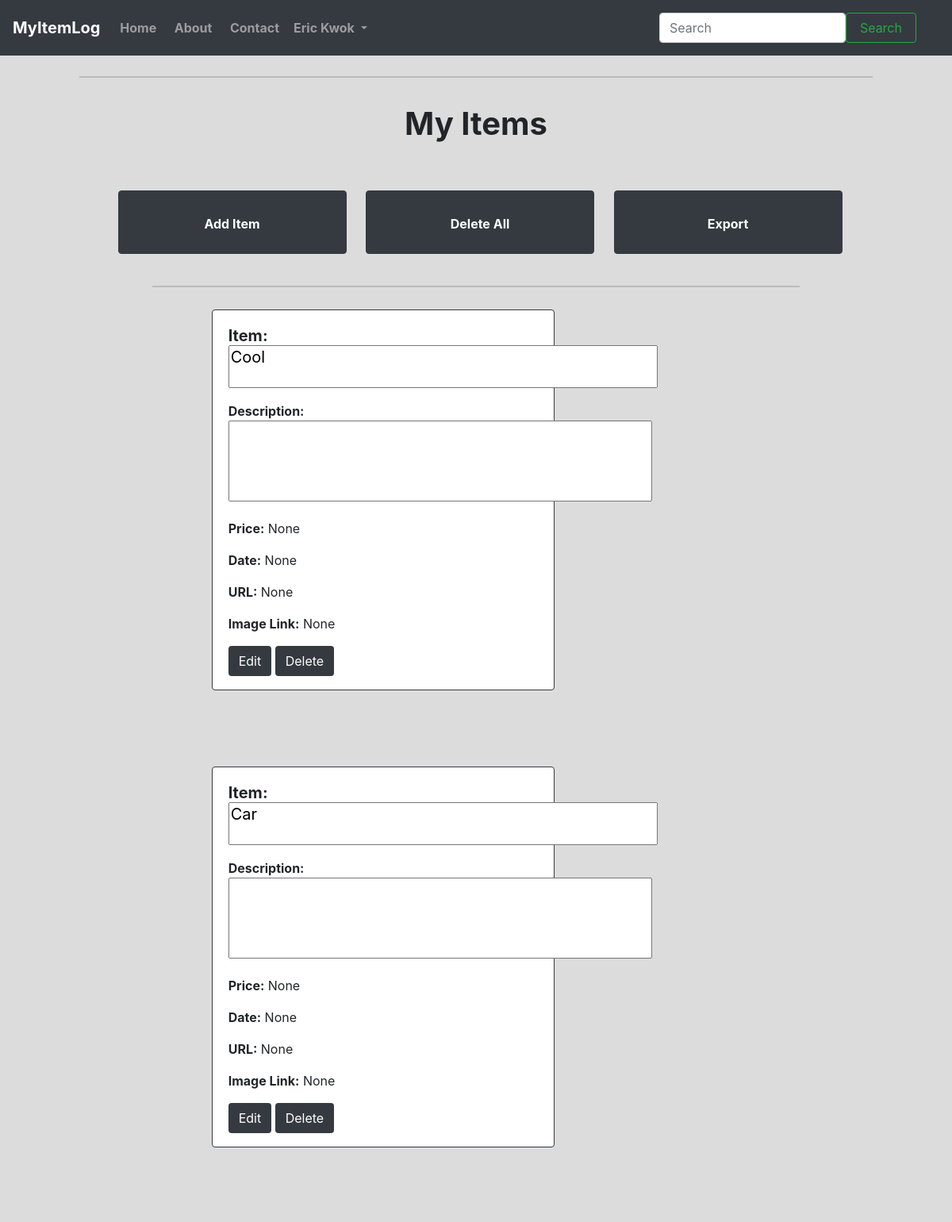
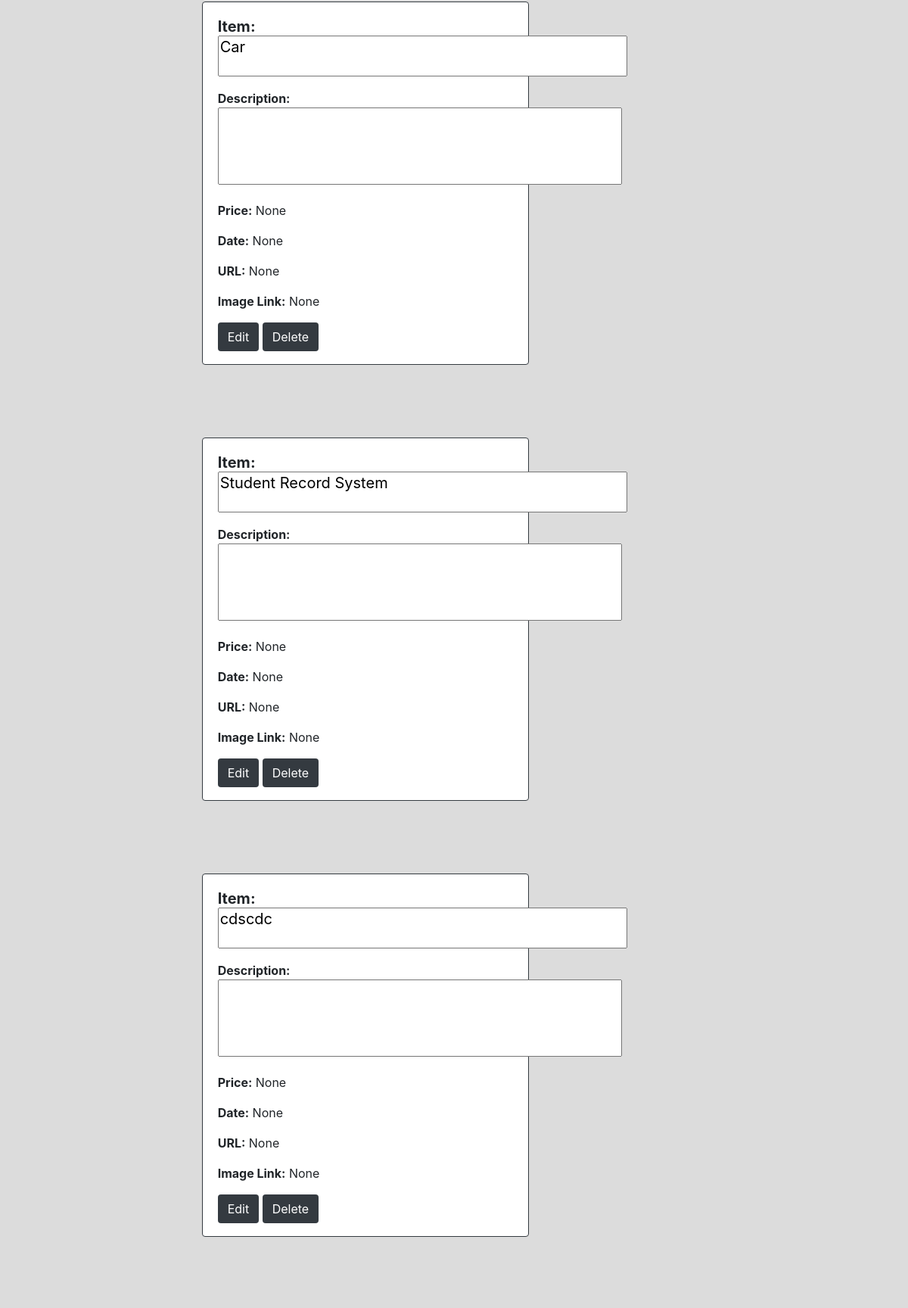
The app's page / (signed in, upper part) with its own data (2 pictures, top to bottom).
### item/models.py (models this page shows)
class entry(models.Model):
    Item = models.CharField(blank=False, max_length=120)
    Picture_URL = models.URLField(blank=True, max_length=2000)
    Description = models.TextField(blank=True)
    Price = models.DecimalField(blank=True, max_digits=100, decimal_places=2)
    Date = models.DateField(blank=True)
    URL = models.URLField(blank=True, max_length=200)
    def get_absolute_url_delete(self):
        return reverse("delete-item", kwargs={"id": self.id})
    def get_absolute_url_edit(self):
        return reverse("edit-item", kwargs={"id": self.id})

### pages/views.py (the view)
# urls.py: path('', home_view, name='home'),
def home_view(request):
    entries = entry.objects.all()
    return render(request, "home.html", {'item': entries})

### templates/home.html (shortened to what this page needs)
{% extends 'base.html' %}
{% block content %}
<br>
<br>
<br>
<br>
<div class="grid col-6 col-sm-6 col-md-8 col-lg-8 col-xl-10">
    <div class="A">
        <br>
        <center><h1><b>My Items</b></h1></center>
    </div>
    <br>
    <br>
    <br>
    <center>
    <div class="card border-dark bg-dark itemButton" style="width: 18rem;">
        <div class="card-body">
            <center><a class="nav-link hover" href="{% url 'add-item' %}"><b> Add Item </b></a></center>
        </div>
    </div>
    <div class="card border-dark bg-dark itemButton" style="width: 18rem;">
        <div class="card-body">
            <center><a href="{% url 'delete-all' %}" class="nav-link hover"><b> Delete All </b></a></center>
        </div>
    </div>
    <div class="card border-dark bg-dark itemButton" style="width: 18rem;">
        <div class="card-body">
            <center><a href="{% url 'item-download' %}" class="nav-link hover"><b>Export</b></a></center>
        </div>
    </div>
    </center>
<div class="grid col-6 col-sm-6 col-md-8 col-lg-8 col-xl-10">
        {% for entry in item %}
        <div class="card mt-5 border-dark mb-5" id="entries" style="width: 27rem; height: 30rem;">
            <div class="card-body">
                <h5 class="card-title"><b>Item:</b><br><textarea data-toggle="tooltip" data-placement="bottom" title="My title" style="resize: none;" rows="2" cols="40" readonly>{{entry.Item}}</textarea></h5>
                <p class="card-text"><b>Description:</b> <br><textarea rows="4" cols="50" readonly style="resize: none;">{{entry.Description}}</textarea></p>
                <p class="card-text"><b>Price:</b>{% if entry.Price != Null %} ${% endif %} {{entry.Price}}</p>
                <p class="card-text"><b>Date:</b> {{entry.Date}}</p>
                <p class="card-text"><b>URL:</b>{% if entry.URL != "" %} <a href="{{entry.URL}}">Link</a>{% endif %}{% if entry.URL == "" %} None{% endif %}</p>
                <p class="card-text"><b>Image Link:</b>{% if entry.Picture_URL != "" %} <a href="{{entry.Picture_URL}}">Image Link</a>{% endif %}{% if entry.Picture_URL == "" %} None{% endif %}</p>
                <a href='{{ entry.get_absolute_url_edit }}' class="btn btn-dark hover"><form action="." method="POST">{% csrf_token %}
                    Edit
                </form> </a>
                <a href='{{ entry.get_absolute_url_delete }}' class="btn btn-dark hover"><form action="." method="POST">{% csrf_token %}
                    Delete
                </form> </a>
            </div>
        </div>
    {% endfor %}
</div>
</div>
{% endblock %}
{% block search %}
    <form class="form-inline my-2 my-lg-0" action="{% url 'search' %}" method="GET">
        <input class="form-control col-sm-10 col-md-10 col-lg-8 col-xl-8 " name="q" value="{{request.GET.q}}" type="search" placeholder="Search" aria-label="Search">
        <button class="btn btn-outline-success my-2 col-sm-2 col-md-2 col-lg-3 col-xl-3" type="submit">Search</button>
    </form>
{% endblock %}

### templates/base.html (shortened to what this page needs)
<!DOCTYPE html>
<html lang="en">
    <head>
    <link rel="stylesheet" href="https://maxcdn.bootstrapcdn.com/bootstrap/4.4.1/css/bootstrap.min.css">
    {% load static from staticfiles %}
    <link rel="stylesheet" href="{% static 'styles.css' %}?{% now 'U' %}">
    {% if user.is_authenticated %}
    </head>
    <body>
        <nav class="navbar navbar-expand-lg navbar-dark bg-dark navbar fixed-top">
            <a class="navbar-brand" href="#"><b>MyItemLog</b></a>
            <div class="collapse navbar-collapse" id="navbarNav">
                <ul class="navbar-nav mr-auto mt-2 mt-lg-0">
                    <li class="nav-item hover">
                        <center><a class="nav-link" href="{% url 'home' %}" style=""><b> Home </b></a></center>
                    </li>
                    <li class="nav-item hover">
                        <center><a class="nav-link" href="{% url 'about' %}"><b> About </b></a></center>
                    </li>
                    <li class="nav-item hover">
                        <center><a class="nav-link" href="{% url 'contact' %}"><b> Contact </b></a></center>
                    </li>
                    <br>
                    <li class="nav-item dropdown hover">
                        <center><a class="nav-link dropdown-toggle" href="#" id="navbarDropdown" role="button" data-toggle="dropdown" aria-haspopup="true" aria-expanded="false">
                            <b>{{ user.first_name }} {{ user.last_name }}</b>
                        </a>
                        </center>
                    </li>
                </ul>
    {% block search %}
    {% endblock %}
            </div>
        </nav>
    {% block content %}
    {% endblock %}
    {% endif %}
    </body>
</html>

### assets/styles.css (style rules this page uses)
.hover { color: white; background-color: #white; border: 1px solid transparent; display: inline-block; line-height: 1.5; border-radius: .25rem; transition: color .15s ease-in-out,background-color .15s ease-in-out,border-color .15s ease-in-out,box-shadow .15s ease-in-out; }
.grid { display: gird; width: 1500px; justify-items: center; justify-content: center; align-items: center; border-top: 2px solid #bbb; padding: 10px; position: relative; grid-gap: 10px; margin: auto; }
.card { display:inline-block; margin: 10px; width: 50px; height: 80px; position:relative; top:-30px; justify-content: center; flex-direction: row; }
body { background-color: #DCDCDC; }
@media screen and (min-width: 64em) { .itemButton { position:relative; left: 165px; } }
@media screen and (min-width: 64em) { #entries { position: relative; left: 55px; display: inline-block; } }
@media screen and (min-width: 64em) { .itemButton { position: relative; left: 5px; } }

### records on screen
entry: Item "Cool", Price "None", Date "None", URL "None", Picture_URL "None"
entry: Item "Car", Price "None", Date "None", URL "None", Picture_URL "None"
entry: Item "Car", Price "None", Date "None", URL "None", Picture_URL "None"
entry: Item "Student Record System", Price "None", Date "None", URL "None", Picture_URL "None"
entry: Item "cdscdc", Price "None", Date "None", URL "None", Picture_URL "None"

### other values on screen
{{ user.first_name }} "Eric"
{{ user.last_name }} "Kwok"
